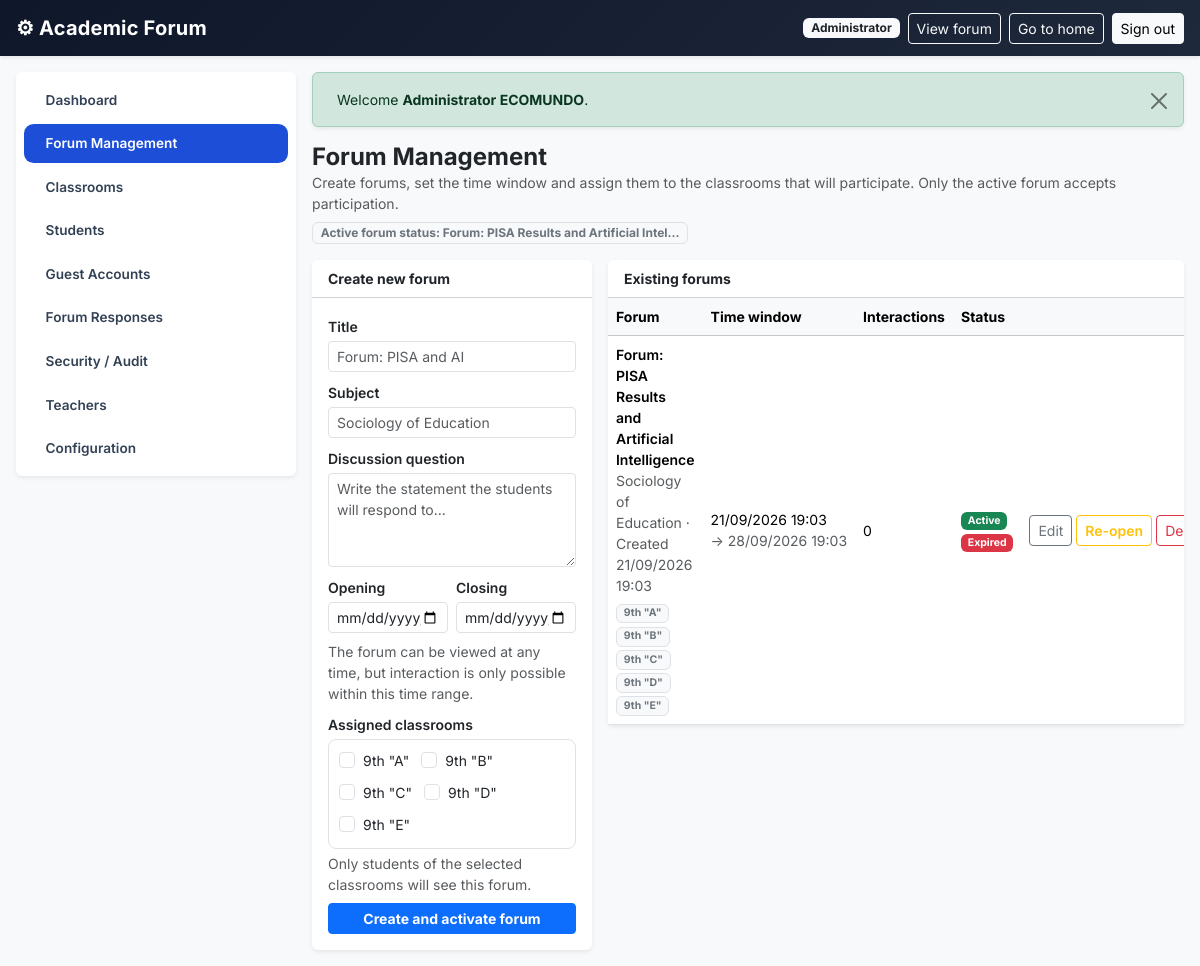
Page /admin/forum (signed in) on the committed database.
### tables this page shows
CREATE TABLE `forums` (
    `id`         INT UNSIGNED NOT NULL AUTO_INCREMENT,
    `title`      VARCHAR(190) NOT NULL,
    `subject`    VARCHAR(190) NOT NULL,
    `question`   TEXT         NOT NULL,
    `open_at`    DATETIME     NOT NULL,
    `close_at`   DATETIME     NOT NULL,
    `is_active`  TINYINT(1) NOT NULL DEFAULT 0,
    `created_by` INT UNSIGNED NULL,
    `created_at` DATETIME NOT NULL DEFAULT CURRENT_TIMESTAMP,
    PRIMARY KEY (`id`),
    KEY `fk_forums_user` (`created_by`),
    CONSTRAINT `fk_forums_user` FOREIGN KEY (`created_by`) REFERENCES `users` (`id`) ON DELETE SET NULL
);

CREATE TABLE `salones` (
    `id`         INT UNSIGNED NOT NULL AUTO_INCREMENT,
    `name`       VARCHAR(80)  NOT NULL,
    `teacher_id` INT UNSIGNED NULL,
    `created_at` DATETIME     NOT NULL DEFAULT CURRENT_TIMESTAMP,
    PRIMARY KEY (`id`),
    UNIQUE KEY `uq_salones_name` (`name`),
    KEY `fk_salones_teacher` (`teacher_id`),
    CONSTRAINT `fk_salones_teacher` FOREIGN KEY (`teacher_id`) REFERENCES `users` (`id`) ON DELETE CASCADE
);

### app/Core/View.php (called while the page is built, shortened)
<?php
class View
{
    protected static function resolve(string $view): string
    {
        $file = APP_PATH . DS . 'Views' . DS . str_replace('.', DS, $view) . '.php';
        return $file;
    }
    public static function render(string $view, array $data = []): void
    {
        extract($data, EXTR_SKIP);
        require self::resolve($view);
    }
}

### app/Core/Controller.php (called while the page is built)
<?php
abstract class Controller
{
    protected function view(string $view, array $data = []): void
    {
        View::render($view, $data);
    }
}

### app/Controllers/AdminController.php (called while the page is built, shortened)
<?php
class AdminController extends Controller
{
    private function isAdmin(): bool
    {
        return is_admin_user();
    }
    private function scope(): ?int
    {
        return $this->isAdmin() ? null : $this->uid();
    }
    public function forumIndex(): void
    {
        $scope  = $this->scope();
        $salones = Salon::all($scope);
        $forums  = Forum::all($scope);
        $this->view('admin/forum', [
            'forums'    => $forums,
            'active'    => Forum::active(),
            'salones'   => $salones,
            'pageTitle' => 'Forum Management',
        ]);
    }
}

### index.php (called while the page is built, shortened)
<?php
spl_autoload_register(function ($class) {
    $dirs = [APP_PATH . DS . 'Models', APP_PATH . DS . 'Controllers', APP_PATH . DS . 'Core'];
    foreach ($dirs as $dir) {
        $file = $dir . DS . $class . '.php';
        if (is_file($file)) {
            return;
        }
    }
});
require_once APP_PATH . DS . 'Helpers' . DS . 'functions.php';
$url    = isset($_GET['url']) ? trim($_GET['url'], '/') : '';
$method = $_SERVER['REQUEST_METHOD'] ?? 'GET';
try {
    $router = new Router();
    $router->dispatch($method, $url);
} catch (Throwable $e) {
    http_response_code(500);
    if (DEBUG) {
        echo '<pre>' . e($e->getMessage()) . PHP_EOL . e($e->getTraceAsString()) . '</pre>';
    } else {
        echo 'An unexpected error occurred. Please try again.';
    }
}

### app/Models/Database.php (called while the page is built, shortened)
<?php
class Database
{
    private static $conn = null;
    private static function conn(): mysqli
    {
        if (self::$conn === null) {
            self::$conn = new mysqli(DB_HOST, DB_USER, DB_PASS, DB_NAME, DB_PORT);
            self::$conn->set_charset('utf8mb4');
        }
        return self::$conn;
    }
    public static function query(string $sql, array $params = []): ?mysqli_result
    {
        $stmt = self::conn()->prepare($sql);
        $stmt->execute();
        return $stmt->get_result();
    }
    public static function fetchAll(string $sql, array $params = []): array
    {
        $result = self::query($sql, $params);
        return $result ? $result->fetch_all(MYSQLI_ASSOC) : [];
    }
    public static function fetchOne(string $sql, array $params = []): ?array
    {
        $result = self::query($sql, $params);
        return $result ? ($result->fetch_assoc() ?: null) : null;
    }
}

### app/Models/Forum.php (called while the page is built, shortened)
<?php
class Forum
{
    public static function active(): ?array
    {
        return Database::fetchOne(
            "SELECT f.*, u.first_name, u.last_name, u.email AS teacher_email
             FROM forums f
             LEFT JOIN users u ON u.id = f.created_by
             WHERE f.is_active = 1
             ORDER BY f.id DESC LIMIT 1"
        );
    }
    public static function all(?int $teacherId = null): array
    {
        $sql = "SELECT f.*, u.first_name, u.last_name,
                    (SELECT COUNT(*) FROM responses r WHERE r.forum_id = f.id) AS total_responses
             FROM forums f
             LEFT JOIN users u ON u.id = f.created_by";
        $params = [];
        $sql .= " ORDER BY f.created_at DESC";
        return Database::fetchAll($sql, $params);
    }
}

### app/Helpers/functions.php (called while the page is built, shortened)
<?php
function e($value): string
{
    return htmlspecialchars((string) $value, ENT_QUOTES, 'UTF-8');
}
function base_url(string $path = ''): string
{
    return BASE_URL . '/' . ltrim($path, '/');
}
function current_user(): ?array
{
    return $_SESSION['user'] ?? null;
}
function is_admin_user(): bool
{
    return (current_user()['role'] ?? '') === 'admin';
}
function pretty_datetime(string $datetime): string
{
    return date('d/m/Y H:i', strtotime($datetime));
}
function time_status(array $forum): string
{
    $open  = strtotime($forum['open_at']);
    $close = strtotime($forum['close_at']);
    $now   = time();
    if ($now > $close) return 'expired';
    return 'open';
}

### app/Models/Salon.php (called while the page is built, shortened)
<?php
class Salon
{
    public static function all(?int $teacherId = null): array
    {
        $sql = "SELECT s.*, u.first_name, u.last_name AS teacher_name
                FROM salones s
                LEFT JOIN users u ON u.id = s.teacher_id";
        $params = [];
        $sql .= " ORDER BY s.name ASC";
        return Database::fetchAll($sql, $params);
    }
}

### app/Views/admin/forum.php (the view, shortened to what this page needs)
<?php $salonNames = []; foreach (($salones ?? []) as $__s) { $salonNames[(int) $__s['id']] = $__s['name']; } ?>
<?php include APP_PATH . '/Views/admin/_admin_head.php'; ?>
<div class="d-flex flex-wrap justify-content-between align-items-center mb-3 gap-2">
    <div>
        <h1 class="h4 fw-bold mb-0">Forum Management</h1>
        <p class="text-muted small mb-0">Create forums, set the time window and assign them to the classrooms that will participate. Only the active forum accepts participation.</p>
    </div>
    <span class="badge <?= $active && time_status($active) === 'open' ? 'text-bg-success' : 'text-bg-light text-secondary border' ?>">
        Active forum status: <?= $active ? (mb_strlen($active['title']) > 40 ? e(mb_substr($active['title'], 0, 40)) . '…' : e($active['title'])) : '—' ?>
    </span>
</div>
<div class="row g-3">
    <div class="col-12 col-xl-4">
        <div class="card border-0 shadow-sm">
            <div class="card-header bg-white fw-bold small">Create new forum</div>
            <div class="card-body">
                <form method="post" action="<?= e(base_url('admin/forum/create')) ?>">
                    <div class="mb-2">
                        <label class="form-label small fw-semibold mb-1">Title</label>
                        <input type="text" name="title" class="form-control form-control-sm" required maxlength="190" placeholder="Forum: PISA and AI">
                    </div>
                    <div class="mb-2">
                        <label class="form-label small fw-semibold mb-1">Subject</label>
                        <input type="text" name="subject" class="form-control form-control-sm" required maxlength="190" placeholder="Sociology of Education">
                    </div>
                    <div class="mb-2">
                        <label class="form-label small fw-semibold mb-1">Discussion question</label>
                        <textarea name="question" rows="4" class="form-control form-control-sm" required placeholder="Write the statement the students will respond to..."></textarea>
                    </div>
                    <div class="row g-2 mb-2">
                        <div class="col-6">
                            <label class="form-label small fw-semibold mb-1">Opening</label>
                            <input type="datetime-local" name="open_at" class="form-control form-control-sm" required>
                        </div>
                        <div class="col-6">
                            <label class="form-label small fw-semibold mb-1">Closing</label>
                            <input type="datetime-local" name="close_at" class="form-control form-control-sm" required>
                        </div>
                    </div>
                    <div class="form-text small mb-2">
                        The forum can be viewed at any time, but interaction is only possible within this time range.
                    </div>
                    <div class="mb-2">
                        <label class="form-label small fw-semibold mb-1">Assigned classrooms</label>
                        <div class="classroom-checkbox-group">
                            <?php foreach ($salones as $__s): ?>
                                <label class="form-check form-check-inline mb-1">
                                    <input class="form-check-input" type="checkbox" name="salons[]" value="<?= (int) $__s['id'] ?>">
                                    <span class="form-check-label small"><?= e($__s['name']) ?></span>
                                </label>
                            <?php endforeach; ?>
                        </div>
                        <div class="form-text small">Only students of the selected classrooms will see this forum.</div>
                    </div>
                    <button class="btn btn-primary btn-sm w-100 fw-bold">Create and activate forum</button>
                </form>
            </div>
        </div>
    </div>
    <div class="col-12 col-xl-8">
        <div class="card border-0 shadow-sm">
            <div class="card-header bg-white fw-bold small">Existing forums</div>
            <div class="table-responsive">
                <table class="table table-hover align-middle small mb-0">
                    <thead class="table-light">
                        <tr>
                            <th>Forum</th>
                            <th>Time window</th>
                            <th>Interactions</th>
                            <th>Status</th>
                            <th></th>
                        </tr>
                    </thead>
                    <tbody>
                        <?php foreach ($forums as $f): ?>
                            <?php $__st = time_status($f); ?>
                            <tr>
                                <td>
                                    <div class="fw-semibold"><?= e($f['title']) ?></div>
                                    <div class="text-muted"><?= e($f['subject']) ?> · Created <?= e(pretty_datetime($f['created_at'])) ?></div>
                                    <div class="mt-1">
                                        <?php foreach ($f['salon_ids'] as $__sid): ?>
                                            <span class="badge text-bg-light text-secondary border"><?= e($salonNames[(int) $__sid] ?? '—') ?></span>
                                        <?php endforeach; ?>
                                    </div>
                                </td>
                                <td class="text-nowrap">
                                    <?= e(pretty_datetime($f['open_at'])) ?><br>
                                    <span class="text-muted">→ <?= e(pretty_datetime($f['close_at'])) ?></span>
                                </td>
                                <td><?= (int) $f['total_responses'] ?></td>
                                <td>
                                    <?php if ((int) $f['is_active']): ?>
                                        <span class="badge text-bg-success">Active</span>
                                        <span class="badge <?= $__st === 'open' ? 'text-bg-success' : ($__st === 'expired' ? 'text-bg-danger' : 'text-bg-warning') ?>">
                                            <?= $__st === 'open' ? 'Open' : ($__st === 'expired' ? 'Expired' : 'Pending') ?>
                                        </span>
                                    <?php else: ?>
                                        <span class="badge text-bg-light text-secondary border">Inactive</span>
                                    <?php endif; ?>
                                </td>
                                <td class="text-end text-nowrap">
                                    <button type="button" class="btn btn-sm btn-outline-secondary"
                                            data-bs-toggle="modal" data-bs-target="#editModal"
                                            data-id="<?= (int) $f['id'] ?>"
                                            data-title="<?= e($f['title']) ?>"
                                            data-subject="<?= e($f['subject']) ?>"
                                            data-question="<?= e($f['question']) ?>"
                                            data-open="<?= e(date('Y-m-d\TH:i', strtotime($f['open_at']))) ?>"
                                            data-close="<?= e(date('Y-m-d\TH:i', strtotime($f['close_at']))) ?>"
                                            data-salons="<?= e(implode(',', $f['salon_ids'])) ?>">
                                        Edit
                                    </button>
                                    <?php if ((int) $f['is_active']): ?>
                                        <?php if ($__st === 'expired'): ?>
                                            <button type="button" class="btn btn-sm btn-outline-warning fw-semibold"
                                                    data-bs-toggle="modal" data-bs-target="#reopenModal"
                                                    data-id="<?= (int) $f['id'] ?>"
                                                    data-open="<?= e(date('Y-m-d\TH:i', strtotime($f['open_at']))) ?>"
                                                    data-close="<?= e(date('Y-m-d\TH:i', strtotime($f['close_at']))) ?>">
                                                Re-open
                                            </button>
                                        <?php else: ?>
                                            <span class="badge text-bg-light text-secondary border"><?= $__st === 'not_started' ? 'Scheduled' : 'Live' ?></span>
                                        <?php endif; ?>
                                    <?php endif; ?>
                                    <?php if ($__isAdminRole): ?>
                                        <form method="post" action="<?= e(base_url('admin/forum/delete')) ?>" class="d-inline"
                                              onsubmit="return confirm('Delete the forum <?= e(addslashes($f['title'])) ?> along with all its responses? This action cannot be undone.');">
                                            <button class="btn btn-sm btn-outline-danger">Delete</button>
                                        </form>
                                    <?php endif; ?>
                                </td>
                            </tr>
                        <?php endforeach; ?>
                    </tbody>
                </table>
            </div>
        </div>
    </div>
</div>
<?php include APP_PATH . '/Views/admin/_admin_foot.php'; ?>

### rows in the picture
forums: title "Forum: PISA Results and Artificial Intel", title "Forum: PISA Results and Artificial Intelligence", subject "Sociology of Education", created_at "21/09/2026 19:03", __sid "9th \"A\"", __sid "9th \"B\"", __sid "9th \"C\"", __sid "9th \"D\"", __sid "9th \"E\"", open_at "21/09/2026 19:03", close_at "28/09/2026 19:03", total_responses "0", is_active "Active"
salones: name "9th \"A\""
salones: name "9th \"B\""
salones: name "9th \"C\""
salones: name "9th \"D\""
salones: name "9th \"E\""

### other values in the picture
APP_NAME "Academic Forum"
$__ok "Welcome Administrator ECOMUNDO ."
